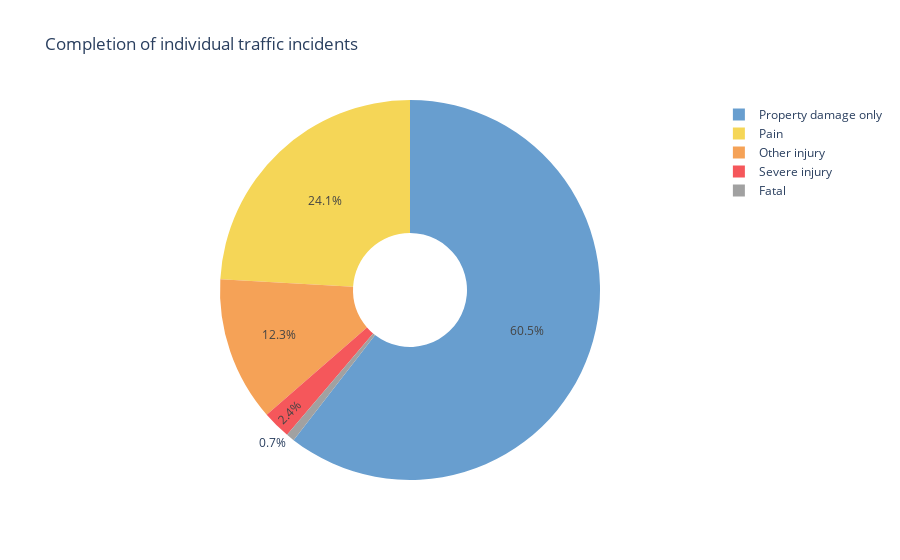

Write notebook code for a chart like this one.
### Code cell
fig_severity = px.pie(
    df_severity, 
    values = 'Percentage', 
    names = 'Severity', 
    color = 'Severity',
    title = 'Completion of individual traffic incidents',
    color_discrete_map = plot_dictcolor,
    hole = 0.3)

fig_severity.show()

### Figure 1 — Plotly figure (JSON) as saved in the notebook; plotly's stock layout.template omitted (floating-point values rounded to 4 significant figures)
{"data": [{"customdata": [["Property damage only"], ["Pain"], ["Other injury"], ["Severe injury"], ["Fatal"]], "domain": {"x": [0, 1], "y": [0, 1]}, "hole": 0.3, "hovertemplate": "Severity=%{customdata[0]}<br>Percentage=%{value}<extra></extra>", "labels": ["Property damage only", "Pain", "Other injury", "Severe injury", "Fatal"], "legendgroup": "", "marker": {"colors": ["rgb(104,158,207)", "rgb(245,214,87)", "rgb(245,162,87)", "rgb(245,87,91)", "rgb(161,161,161)"]}, "name": "", "showlegend": true, "type": "pie", "values": [60.5, 24.1, 12.3, 2.4, 0.7]}], "layout": {"legend": {"tracegroupgap": 0}, "title": {"text": "Completion of individual traffic incidents"}}}
